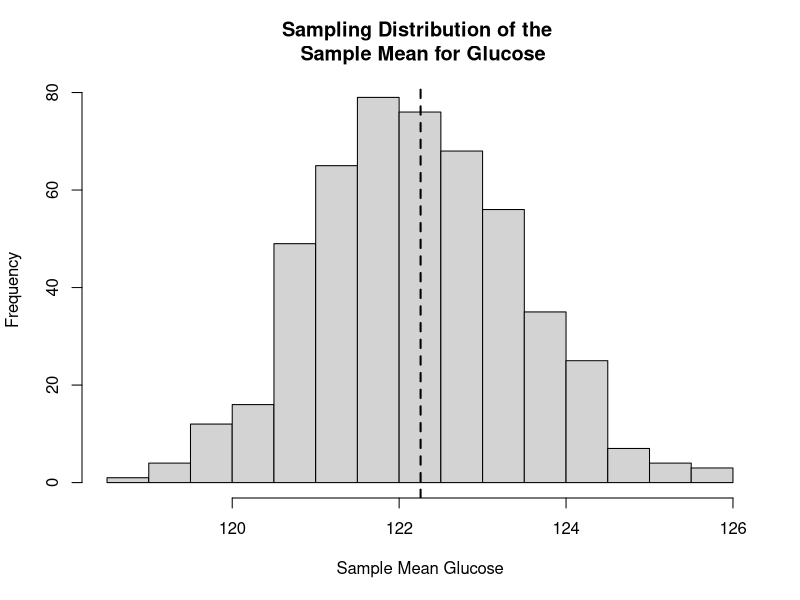
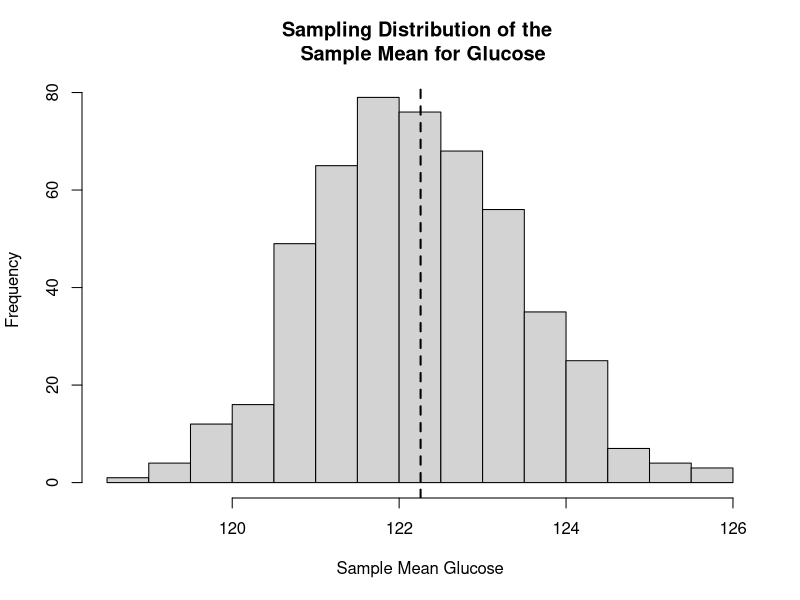

These figures' R source, in order:
## ---- chunk 1
library(tidyverse)
library(broom)
library(scales)
set.seed(104)

biomarker_df <- tibble(
  id = 1:180,
  treatment = rep(c("Placebo", "Low dose", "High dose"), each = 60),
  ifng = c(
    rnorm(60, mean = 11.5, sd = 4.2),
    rnorm(60, mean = 15.3, sd = 4.8),
    rnorm(60, mean = 19.8, sd = 5.1)
  ),
  response = c(
    rbinom(60, 1, 0.28),
    rbinom(60, 1, 0.45),
    rbinom(60, 1, 0.62)
  ),
  infections = c(
    rpois(60, lambda = 1.4),
    rpois(60, lambda = 1.1),
    rpois(60, lambda = 0.8)
  ),
  age = round(rnorm(180, mean = 61, sd = 10)),
  bmi = round(rnorm(180, mean = 29, sd = 4.5), 1)
)
## ---- chunk 2
set.seed(123)

N_pop <- 10000

population <- data.frame(
  id = 1:N_pop,
  age = rnorm(N_pop, mean = 60, sd = 10),
  bmi = rnorm(N_pop, mean = 28, sd = 5)
)

population$glucose <- rnorm(
  N_pop,
  mean = 100 + 0.8 * population$bmi,
  sd = 15
)

population$metabolic_syndrome <- rbinom(
  N_pop,
  size = 1,
  prob = plogis(-5 + 0.08 * population$bmi + 0.03 * population$age)
)

population$visits <- rpois(
  N_pop,
  lambda = exp(0.5 + 0.02 * population$age)
)

head(population)
## ---- chunk 3
true_mean_glucose <- mean(population$glucose)
true_mean_glucose
## ---- chunk 4
true_prop_metabolic <- mean(population$metabolic_syndrome)
true_prop_metabolic
## ---- chunk 5
n <- 150

sample_data <- population[sample(1:N_pop, n), ]

head(sample_data)
## ---- chunk 6
mean_glucose <- mean(sample_data$glucose)
mean_glucose
## ---- chunk 7
#| fig-width: 4 
#| fig-height: 3
set.seed(123)

sample_means <- replicate(500, {
  s <- population[sample(1:N_pop, n), ]
  mean(s$glucose)
})

plot <- hist(
  sample_means,
  main = "Sampling Distribution of the \n Sample Mean for Glucose",
  xlab = "Sample Mean Glucose"
)
abline(v = true_mean_glucose, lwd = 2, lty = 2)

## ---- chunk 8
#| fig-width: 4 
#| fig-height: 3
set.seed(123)

sample_means <- replicate(500, {
  s <- population[sample(1:N_pop, n), ]
  mean(s$glucose)
})

plot <- hist(
  sample_means,
  main = "Sampling Distribution of the \n Sample Mean for Glucose",
  xlab = "Sample Mean Glucose"
)
abline(v = true_mean_glucose, lwd = 2, lty = 2)

## ---- chunk 9
c(
  mean_of_sample_means = mean(sample_means),
  sd_of_sample_means = sd(sample_means)
)
## ---- chunk 10
se_glucose <- sd(sample_data$glucose) / sqrt(nrow(sample_data))
se_glucose
